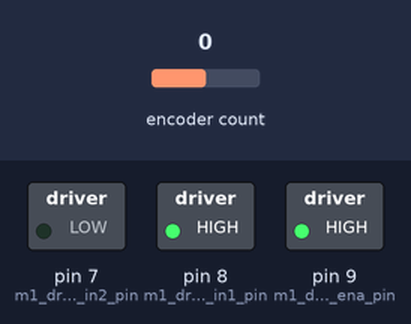
The sketch below on a simulated Arduino Uno, built with avr-gcc and run on an emulated ATmega328P. Shown: switched loads named in the sketch (green lamp = pin HIGH). Inputs (shaded band) come from the test bench; at power-on: encoder count 0. What the sketch prints to the serial monitor is not drawn.

Above: at 0.1 s.
At 18.1 s:
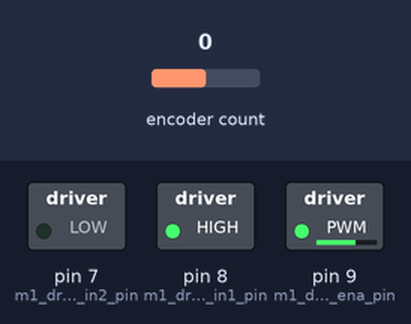
At 28.1 s:
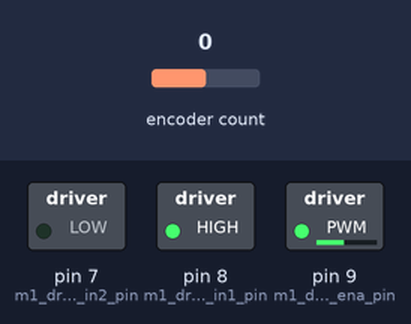
At 38.1 s:
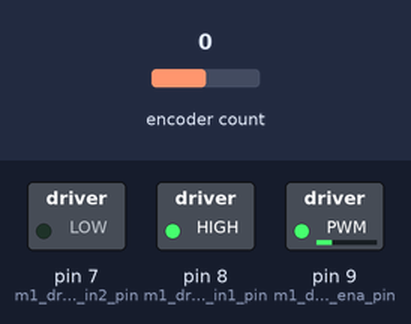
Timing chart, 0 to 39.6 s (numbered marks = the images above):
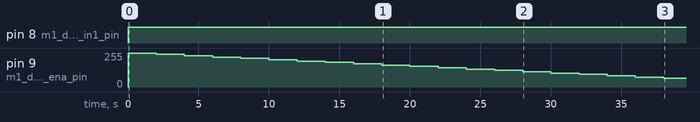

Measured:
- by itself, pin 8 (m1_driver_in1_pin): LOW → HIGH at 0.00 s
- by itself, pin 9 (m1_driver_ena_pin): 0/255 → 255/255 at 0.00 s, → 245/255 2.0 s later, → 235/255 2.0 s later, → 225/255 2.0 s later, … (20 changes in this stretch)

The sketch:

Motor04c_PWM_Different_Motor_Speed.ino
```cpp
/*
 Name:		Motor04c_PWM_Different_Motor_Speed.ino
 Created:	12/6/2019 11:23:42 AM
 Author:	leungp

 This script can work with any motors gearbox combination.
 Default is to measure no load speed. Report in Steps / Second
*/

#include "DCMotor.h"

const uint8_t m1_driver_ena_pin = 9;             // the pin the motor driver ENA1 is attached to (PWM Pin)
const uint8_t m1_driver_in1_pin = 8;             // the pin the motor driver IN1 is attached to
const uint8_t m1_driver_in2_pin = 7;             // the pin the motor driver IN2 is attached to
DCMotor Motor1(m1_driver_ena_pin, m1_driver_in1_pin, m1_driver_in2_pin);

#include "Encoder.h"
//constexpr int stepPerRev = (60 * 49);
constexpr long reportInterval = 50; //millis
Encoder myEnc(2, 3);

void perform_one_test(int pwm, double durationSec = 1.0) {
    // Set Motor pwm to test value
    Motor1.setSpeed(pwm);
    // Print the first variable
    Serial.print(pwm);
    Serial.print(' ');
    // Wait until motor speed settle
    delay(1000);
    // Perform step counting for a duration
    unsigned long startTimeMicros = micros();
    long startPos = myEnc.read();
    while (micros() - startTimeMicros < durationSec * 1000000) {

    }
    long endPos = myEnc.read();
    // Print the result back + newline
    Serial.println((endPos - startPos) / durationSec);
}

void perform_multiple_test(int pwmStart, int pwmEnd, int step, double durationSec = 1.0) {
    for (int pwm = pwmStart; pwm < pwmEnd; pwm = pwm + step) {
        perform_one_test(pwm, durationSec);
    }
}

void setup() {

    Serial.begin(115200);
    Serial.setTimeout(10);
    //Serial.println("Motor RevPerSec Test:");

    Motor1.setSpeed(0);

    TCCR1B = TCCR1B & B11111000 | B00000010;    // set timer 1 divisor to     8 for PWM frequency of      3921.16 Hz

    Serial.println("result = [");
    perform_multiple_test(-255, 255, 10, 1.0);
    Serial.println("] % result");

    Motor1.setSpeed(0);

}


void loop() {

}
```
